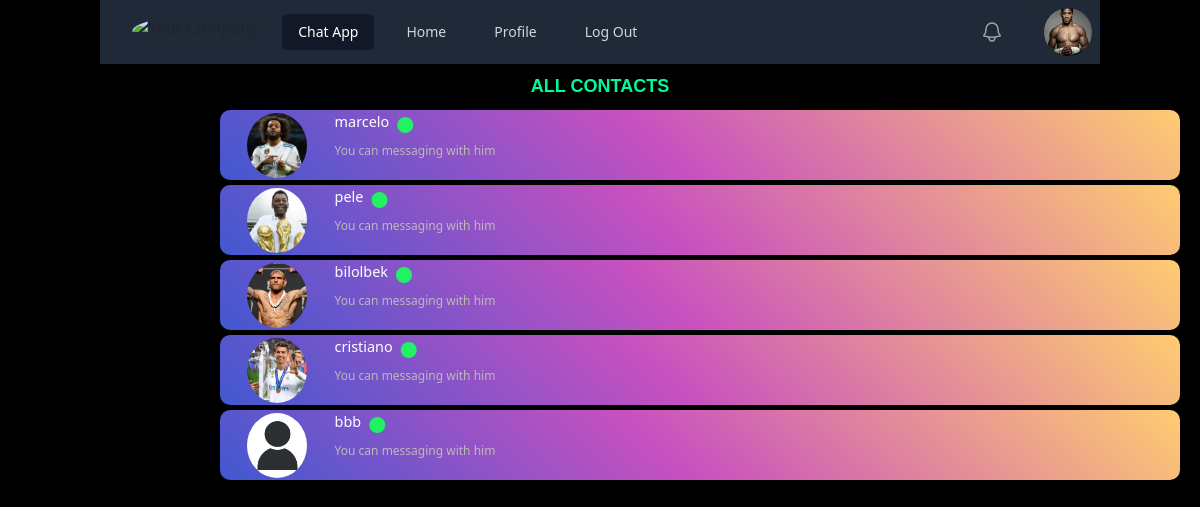
Screenshot of / (signed in) with the database file from the repository.
### users/models.py (models this page shows)
class CustomUser(AbstractUser):
    profile_picture = models.ImageField(default='default_profile_pic.png')

### chats/views.py (the view)
# urls.py: path('', HomePageView.as_view(), name='home'),
class HomePageView(LoginRequiredMixin, View):
    def get(self, request):
        users = CustomUser.objects.all()
        dict_count ={}
        for i in users:
            if i == request.user:
                pass
            else:
                message = Messages.objects.filter(
                    Q(Q(sender=request.user) & Q(recipient=i)) |
                    Q(Q(sender=i) & Q(recipient=request.user))
                )
                count = message.filter(
                    Q(send_status='sending') & Q(sender=i) & Q(recipient=request.user)
                ).count()
                dict_count[i] = count
        context = {
            'dict_count': dict_count,
            'users': users,
        }
        return render(request, 'home.html', context)

### templates/home.html (shortened to what this page needs)
{% extends 'base.html' %}
{% load static %}
{% block content %}
<h1 class="all">ALL CONTACTS</h1>
{% for i in users %}
    {% if i == request.user %}
    {% else %}
        <div class="chats">
            <img src="{{ i.profile_picture.url }}">
            <div class="data">
                <div class="user-anim">
                    <a href="{% url 'contact' i.id %}"><h1>{{ i.username }}</h1></a>
                        <div>
                            <i class="fa-sharp fa-solid fa-circle fa-beat ml-2 mt-1" style="color: #21f263;"></i>
                        </div>
                </div>
                <p>You can messaging with him</p>
            </div>
            {% for keys, values in dict_count.items %}
                {% if keys == i %}
                    {% if values > 0 %}
                        <div class="news">{{ values }}</div>
                    {% else %}
                        <div style="background: none " class="news"></div>
                    {% endif %}
                {% endif %}
            {% endfor %}
        </div>
    {% endif %}
{% endfor %}
{% endblock content %}

### templates/base.html (shortened to what this page needs)
<!DOCTYPE html>
{% load static %}
<html lang="en">
<head>
    <link href="https://cdn.jsdelivr.net/npm/bootstrap@5.0.2/dist/css/bootstrap.min.css" rel="stylesheet">
    <link rel="stylesheet" href="https://cdnjs.cloudflare.com/ajax/libs/font-awesome/6.4.2/css/all.min.css" />
    <link rel="stylesheet/scss" href="{% static 'src/input.css' %}" type="text/css">
    <link rel="stylesheet" href="https://cdnjs.cloudflare.com/ajax/libs/tailwindcss/2.2.19/tailwind.min.css" />
</head>
<body class="container">
<nav class="bg-gray-800">
  <div class="mx-auto max-w-7xl px-2 sm:px-6 lg:px-8">
    <div class="relative flex h-16 items-center justify-between">
      <div class="flex flex-1 items-center justify-center sm:items-stretch sm:justify-start">
        <div class="flex flex-shrink-0 items-center">
          <img class="h-8 w-auto" src="https://tailwindui.com/img/logos/mark.svg?color=indigo&shade=500" alt="Your Company">
        </div>
        <div class="hidden sm:ml-6 sm:block">
          <div class="flex space-x-4">
            <a href="#" class="bg-gray-900 text-white rounded-md px-3 py-2 text-sm font-medium" aria-current="page">Chat App</a>
            <a href="{% url 'home' %}" class="text-gray-300 hover:bg-gray-700 hover:text-white rounded-md px-3 py-2 text-sm font-medium">Home</a>
            <a href="{% url 'profile' %}" class="text-gray-300 hover:bg-gray-700 hover:text-white rounded-md px-3 py-2 text-sm font-medium">Profile</a>
            <a href="{% url 'logout' %}" class="text-gray-300 hover:bg-gray-700 hover:text-white rounded-md px-3 py-2 text-sm font-medium">Log Out</a>
          </div>
        </div>
      </div>
      <div class="absolute inset-y-0 right-0 flex items-center pr-2 sm:static sm:inset-auto sm:ml-6 sm:pr-0">
        <button type="button" class="relative rounded-full bg-gray-800 p-1 text-gray-400 hover:text-white focus:outline-none focus:ring-2 focus:ring-white focus:ring-offset-2 focus:ring-offset-gray-800">
          <span class="absolute -inset-1.5"></span>
        </button>
        <div class="relative ml-3">
          <div>
            <a href="{% url 'profile' %}"><button type="button" class="relative flex rounded-full bg-gray-800 text-sm" id="user-menu-button" aria-expanded="false" aria-haspopup="true">
              <span class="absolute -inset-1.5"></span>
              <img style="background-size: cover; object-fit: cover" class="h-12 w-12 rounded-full" src="{{ request.user.profile_picture.url }}" alt="">
            </button></a>
          </div>
        </div>
      </div>
    </div>
  </div>
</nav>
{% block content %}
{% endblock content %}
</body>
</html>

### templates/base.html (style rules this page uses)
body { background-color: black; }

### templates/home.html (style rules this page uses)
.chats { width: 80vw; height: 70px; background-color: #4158D0; background-image: linear-gradient(43deg, #4158D0 0%, #C850C0 46%, #FFCC70 100%); border: none; display: flex; flex-direction: row; justify-content: space-between; padding: 3px; border-radius: 10px; margin-left: 10vw; margin-top: 5px; }
body { background-color: black; }
.chats .data { display: flex; flex-direction: column; margin-right: 50vw; }
.chats .data .user-anim { display: flex; flex-direction: row; }
img { border-radius: 50%; background-size: cover; object-fit: cover; width: 60px; height: 65px; background-repeat: repeat-y; margin-left: 2vw; }
.chats .data .user-anim h1 { font-size: 1.2vw; color: white; display: flex; }
.chats .data p { font-size: 1vw; color: rgb(191, 184, 184); font-weight: 500; margin-top: 5px; }
.chats .news { width: 30px; height: 30px; background-color: #F31559; color: bisque; border-radius: 50%; margin-top: 1vw; margin-right: 2vw; padding: 3px; text-align: center; }
.all { color: mediumspringgreen; font-family: sans-serif; font-weight: bold; text-align: center; margin: 1vw; font-size: 1.5vw; }

### rows the page displays
CustomUser: user.profile_picture (picture)
CustomUser: profile_picture (picture), username "marcelo"
CustomUser: profile_picture (picture), username "pele"
CustomUser: profile_picture (picture), username "bilolbek"
CustomUser: profile_picture (picture), username "cristiano"
CustomUser: profile_picture (placeholder picture), username "bbb"
